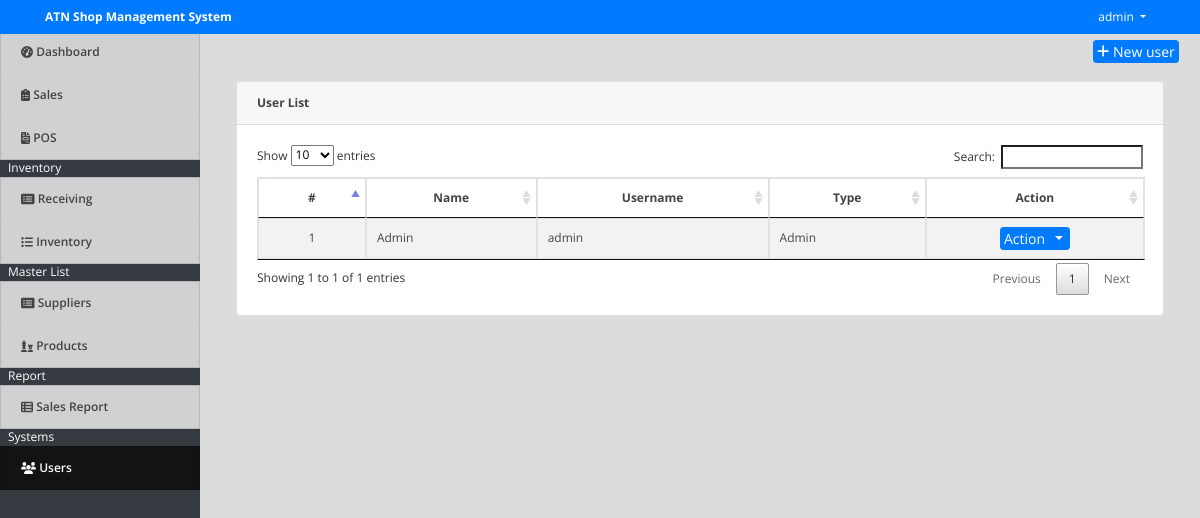
The app's page /index.php?page=users (signed in) with its own data.
### tables this page shows
CREATE TABLE `users` (
  `id` int(30) NOT NULL,
  `name` text NOT NULL,
  `username` varchar(200) NOT NULL,
  `password` text NOT NULL,
  `type` tinyint(1) NOT NULL COMMENT '1=Admin,2=Staff'
);

### users.php (the view, shortened to what this page needs)
<div class="container-fluid">
	<div class="row">
	<div class="col-lg-12">
			<button class="btn btn-primary float-right btn-sm" id="new_user"><i class="fa fa-plus"></i> New user</button>
	</div>
	</div>
	<br>
	<div class="col-lg-12">
		<div class="card ">
			<div class="card-header"><b>User List</b></div>
			<div class="card-body">
				<table class="table-striped table-bordered">
			<thead>
				<tr>
					<th class="text-center">#</th>
					<th class="text-center">Name</th>
					<th class="text-center">Username</th>
					<th class="text-center">Type</th>
					<th class="text-center">Action</th>
				</tr>
			</thead>
			<tbody>
				<?php
 					include 'db_connect.php';
 					$type = array("","Admin","Staff","Alumnus/Alumna");
 					$users = $conn->query("SELECT * FROM users order by name asc");
 					$i = 1;
 					while($row= $users->fetch_assoc()):
				 ?>
				 <tr>
				 	<td class="text-center">
				 		<?php echo $i++ ?>
				 	</td>
				 	<td>
				 		<?php echo ucwords($row['name']) ?>
				 	</td>
				 	<td>
				 		<?php echo $row['username'] ?>
				 	</td>
				 	<td>
				 		<?php echo $type[$row['type']] ?>
				 	</td>
				 	<td>
				 		<center>
							<div class="btn-group">
							  <button type="button" class="btn btn-primary btn-sm">Action</button>
							  <button type="button" class="btn btn-primary btn-sm dropdown-toggle dropdown-toggle-split" data-toggle="dropdown" aria-haspopup="true" aria-expanded="false">
							  </button>
							</div>
						</center>
				 	</td>
				 </tr>
				<?php endwhile; ?>
			</tbody>
		</table>
			</div>
		</div>
	</div>
</div>

### assets/css/style.css (style rules this page uses)
body { font-family: "Open Sans", sans-serif; color: #444444; width: 100%; height: calc(100%); font-size: 12px; }
.btn-sm { padding: .0001rem .2rem; }

### index.php (style rules this page uses)
body { background: #80808045; }

### records on screen
users: name "Admin", username "admin", type "Admin"

### other values on screen
$_SESSION['login_name'] "admin"
